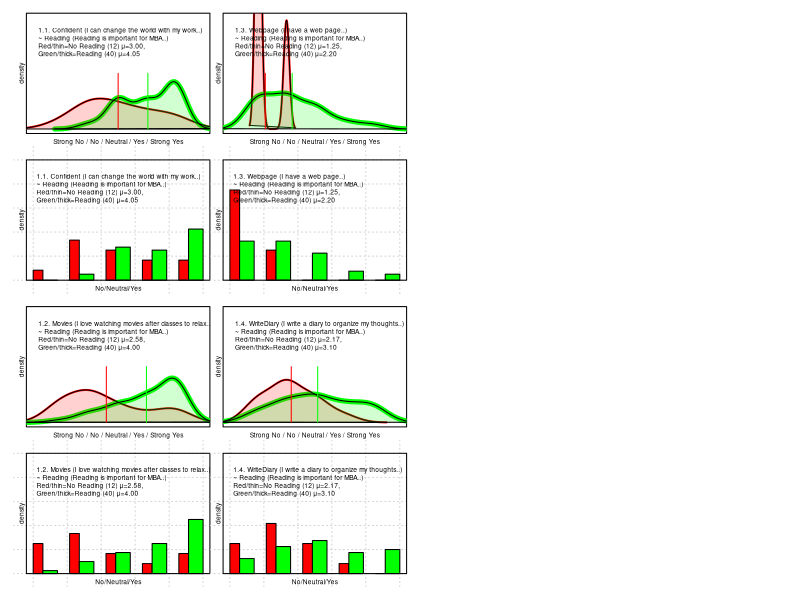
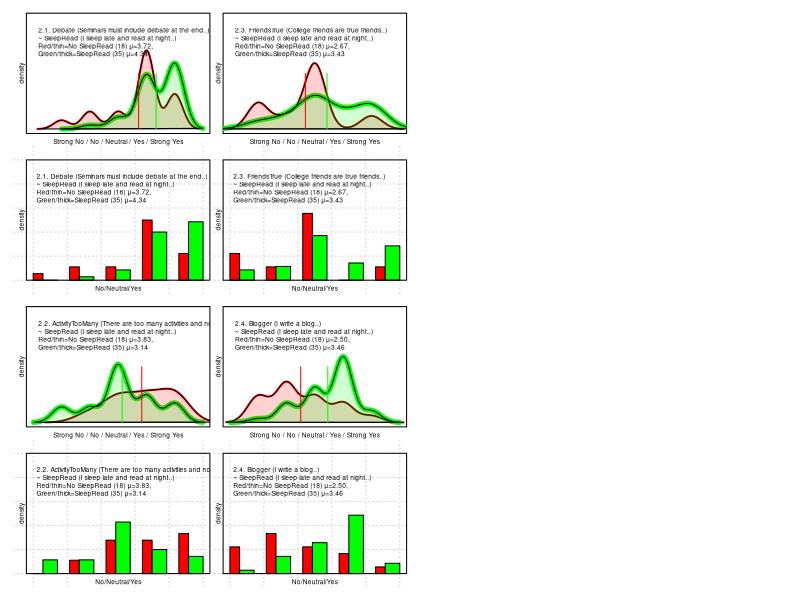
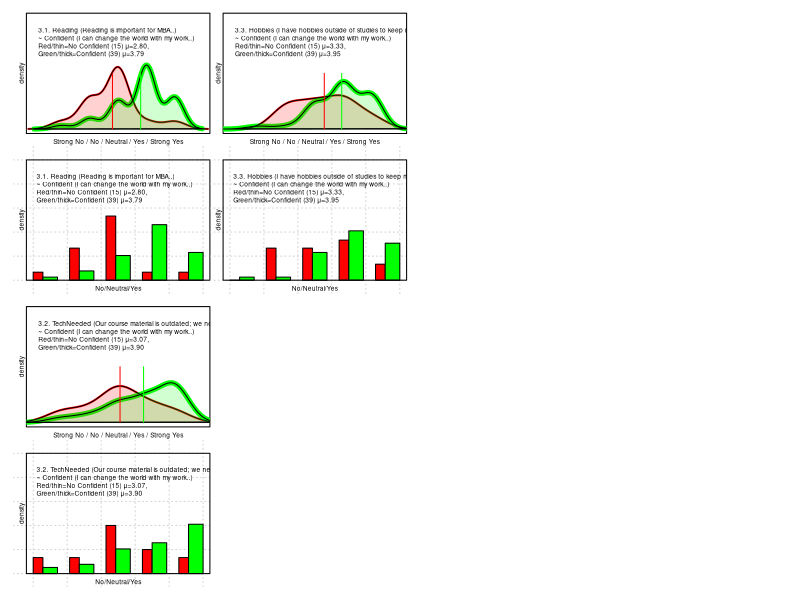
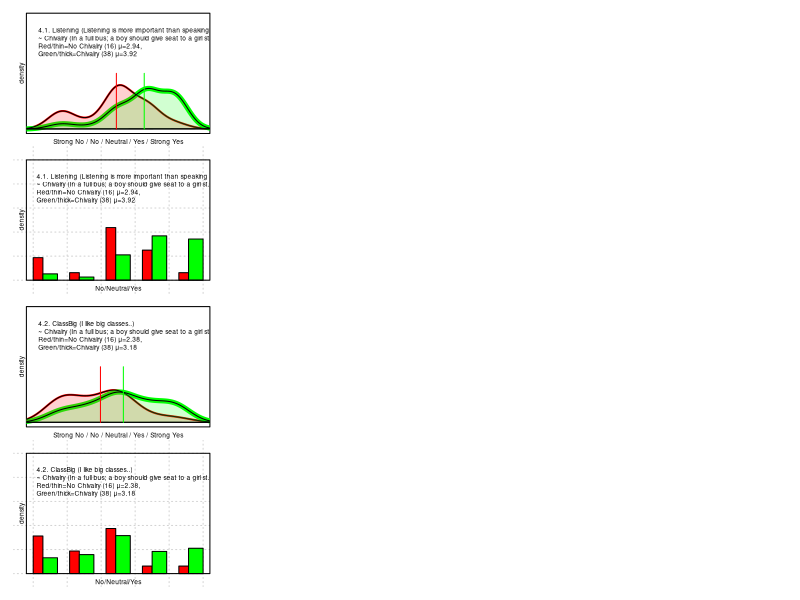
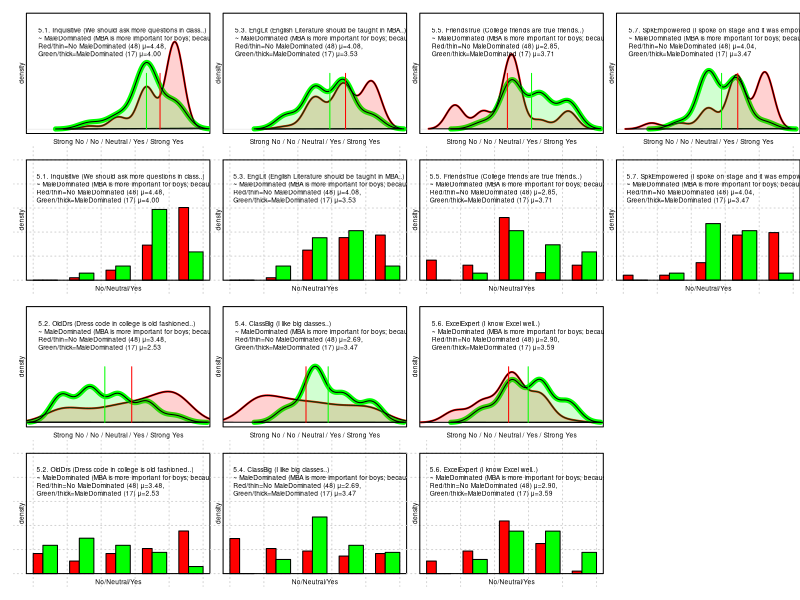
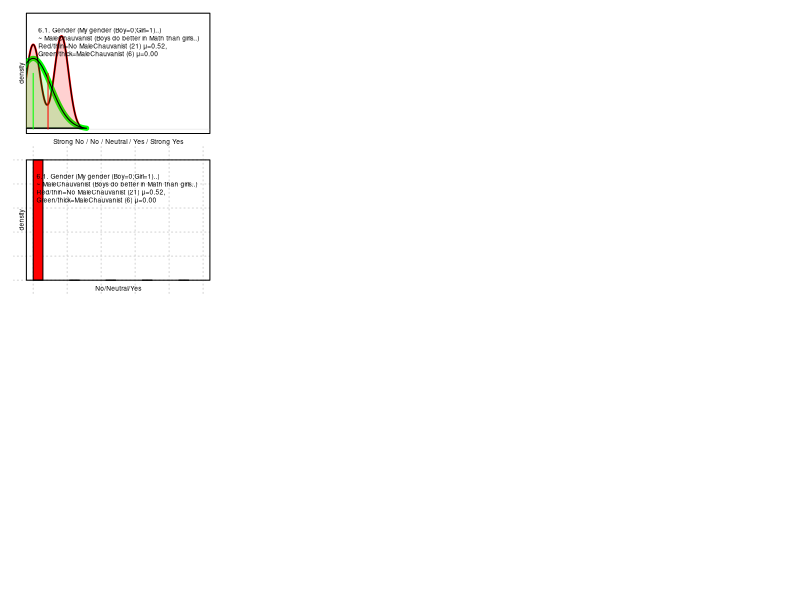
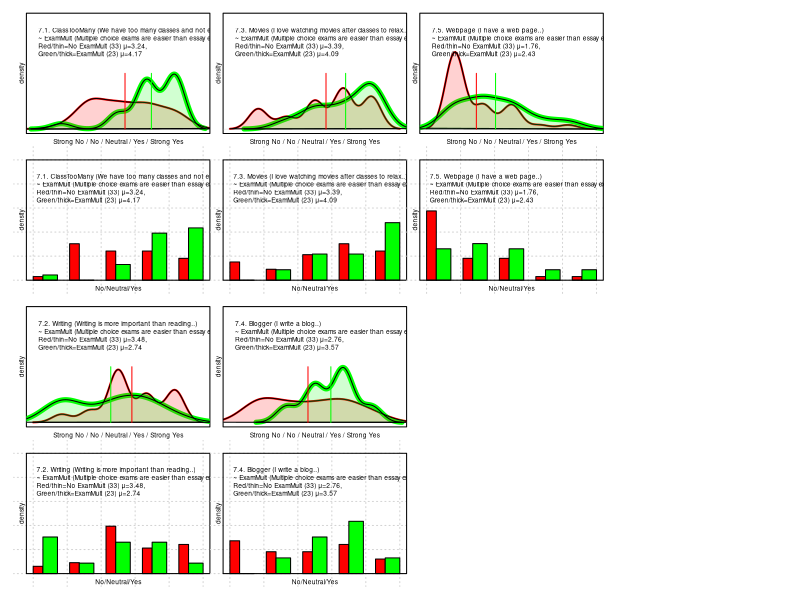
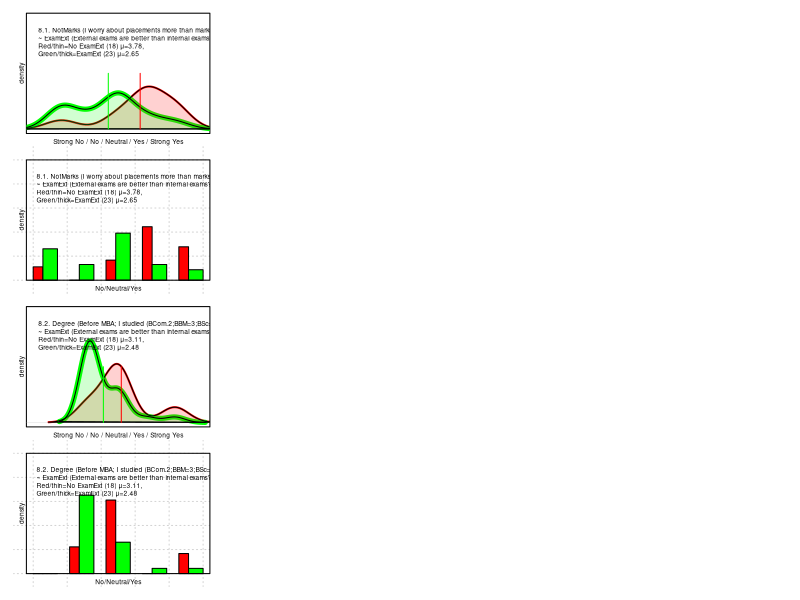

Write R code to recreate these figures, in order. (Note: this script raises an error after producing the figures.)
# Title: Process MBA survey data.
# GPL(C) moshahmed_at_gmail
# 1. Setup

library(psy)
library(psych)
library(GPArotation)
library(nFactors)
library(corrplot)
options(digits=3) # Easy to read precision. 

# 2. Read the survey data into R.
setwd(dirname(sys.frame(1)$ofile)) 
survey <- read.csv("data/n3.csv")
titles <- read.csv("data/n3title.csv")

# outdir <- 'out/opinions/'
outdir <- ''
opcount <- 0

# Process opinion differences on Question
Opinions <- function(Question,setNo,setYes) {
  dlong <- paste(titles$Long[match(Question,titles$Short)])
  opcount <<- opcount + 1
  print(sprintf("%d. Processing Opinions: %s No=%d Yes=%d\n",
    opcount, cn2, nrow(setNo), nrow(setYes)))
  printcount <- 0
  imgfile<-paste(outdir,Question,'.jpg',sep='')
  txtfile<-paste(outdir,Question,".txt",sep="")
  jpeg(imgfile, width=8, height=5, units = 'in', res = 600)
  par(mfcol=c(4,4), oma=c(1,1,0,0), mar=c(1,1,1,0), tcl=-0.1, mgp=c(0,0,0))
  sink(txtfile,append=FALSE,split=TRUE)
  print(sprintf("Processing: %s\n",cn2))
  for (cn in names(survey)){
    if (cn==Question) next
    # Run the t-test
    tv <- t.test(setNo[cn], setYes[cn], var.equal=T)
    if (tv$p.value >= .05) next
    printcount <- printcount+1
    likerts5 <- "Strong No / No / Neutral / Yes / Strong Yes"
    likerts3 <- "No/Neutral/Yes"
    # Yes=green, No=red
    plot(density(setNo[,cn]),col="red", main="",
      xlab=likerts5,
      ylab="density",
      cex.lab=0.6,
      xlim=c(0,6), ylim=c(0,1), xaxt="n", yaxt="n",lwd=2)
    lines(density(setYes[,cn]),col="green",lwd=5)
    # Shade the polygons also.
    redTrans <- rgb(1,.1,.1,0.2)
    greenTrans <- rgb(.1,1,.1,0.2)
    polygon(density(na.omit(setNo[,cn])), density=-1, col=redTrans)
    polygon(density(na.omit(setYes[,cn])), density=-1, col=greenTrans)
    meanNo <- mean(setNo[,cn])
    meanYes <- mean(setYes[,cn])
    lines( x=c(meanNo,meanNo), y=c(0,.5), col="red")
    lines( x=c(meanYes,meanYes), y=c(0,.5), col="green")
    clong <- paste(titles$Long[match(cn,titles$Short)])
    clong2 <- substr(clong, start=0, stop=50)
    dlong2 <- substr(dlong, start=0, stop=50)
    fmtLegend <- paste(
      "%d.%d. %s (%s..)\n",
      "~ %s (%s..)\n",
      "Red/thin=No %s (%d) %s=%3.2f,\n",
      "Green/thick=%s (%d) %s=%3.2f",
      sep="")
    unicode_mu <- "\u03BC"
    fmtLegend2 <- sprintf(fmtLegend,
        opcount, printcount,
        cn,clong2,
        Question, dlong2,
        Question, nrow(setNo),  unicode_mu, meanNo,
        Question, nrow(setYes), unicode_mu, meanYes)
    legend("topleft", fmtLegend2, bty="n", cex=0.6) 
    #
    perNo <- prop.table(table(factor(setNo[,cn],levels=1:5)))
    perYes <- prop.table(table(factor(setYes[,cn],levels=1:5)))
    barplot(rbind(perNo,perYes),beside=T,
      col=c("red","green"), # density=c(60,90),
      panel.first = grid(),
      main="",
      xlab=likerts3,
      ylab="density",
      cex.lab=0.6,
      width=c(4,6),
      ylim=c(0,1), xaxt="n", yaxt="n",lwd=2
      ) 
    legend("bottomleft", fmtLegend2, bty="n",cex=.6,inset=c(-.01,.7))
    box()  
    cat(sprintf("%d.%d Different %s pvalue=%f\n",
      opcount, printcount, cn, tv$p.value))
    print(tv$estimate)
  }
  sink()
  #dev.copy(jpeg,imgfile)
  dev.off()
  print(sprintf("Wrote %s and %s", txtfile,imgfile))
  flush.console()
}

for (cn2 in names(survey)) {
  setNo <- subset(survey, survey[,cn2]<3)
  setYes <- subset(survey, survey[,cn2]>3)
  if (nrow(setNo)<1) next
  if (nrow(setYes)<1) next
  Opinions(cn2,setNo,setYes)
}
